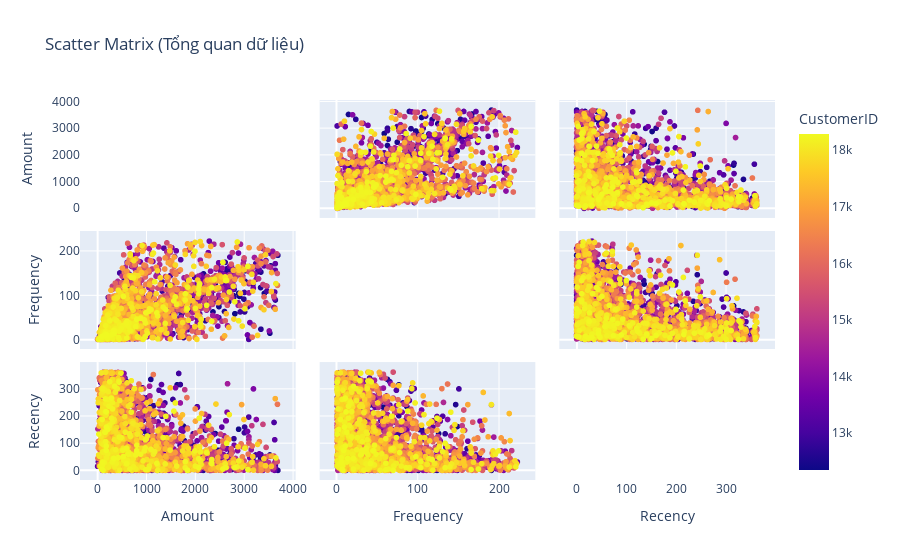

Notebook cell for this chart:
### Code cell
# Heatmap: Xem tương quan giữa các biến
plt.figure(figsize=(8, 6))
sns.heatmap(filtered[['Amount', 'Frequency', 'Recency']].corr(), 
            annot=True, cmap='coolwarm', fmt=".2f")
plt.title("Correlation Matrix")
plt.show()

# Pairplot: Phân bố các cụm
fig = px.scatter_matrix(
    filtered,
    dimensions=['Amount', 'Frequency', 'Recency'],
    color="CustomerID",
    title="Scatter Matrix (Tổng quan dữ liệu)",
    color_discrete_sequence=['#491D8B', '#EB548C']
)
fig.update_traces(diagonal_visible=False)
fig.show()

### Figure 1 — Plotly figure (JSON) as saved in the notebook; plotly's stock layout.template omitted (floating-point values rounded to 4 significant figures; data arrays with more than 128 entries replaced by an {"elided": "..."} marker saying what was removed)
{"data": [{"diagonal": {"visible": false}, "dimensions": [{"axis": {"matches": true}, "label": "Amount", "values": {"elided": "3682 float values"}}, {"axis": {"matches": true}, "label": "Frequency", "values": {"elided": "3682 int values"}}, {"axis": {"matches": true}, "label": "Recency", "values": {"elided": "3682 int values"}}], "hovertemplate": "%{xaxis.title.text}=%{x}<br>%{yaxis.title.text}=%{y}<br>CustomerID=%{marker.color}<extra></extra>", "legendgroup": "", "marker": {"color": {"elided": "3682 int values"}, "coloraxis": "coloraxis", "symbol": "circle"}, "name": "", "showlegend": false, "type": "splom"}], "layout": {"coloraxis": {"colorbar": {"title": {"text": "CustomerID"}}, "colorscale": [[0, "#0d0887"], [0.1111, "#46039f"], [0.2222, "#7201a8"], [0.3333, "#9c179e"], [0.4444, "#bd3786"], [0.5556, "#d8576b"], [0.6667, "#ed7953"], [0.7778, "#fb9f3a"], [0.8889, "#fdca26"], [1, "#f0f921"]]}, "dragmode": "select", "legend": {"tracegroupgap": 0}, "title": {"text": "Scatter Matrix (Tổng quan dữ liệu)"}}}
